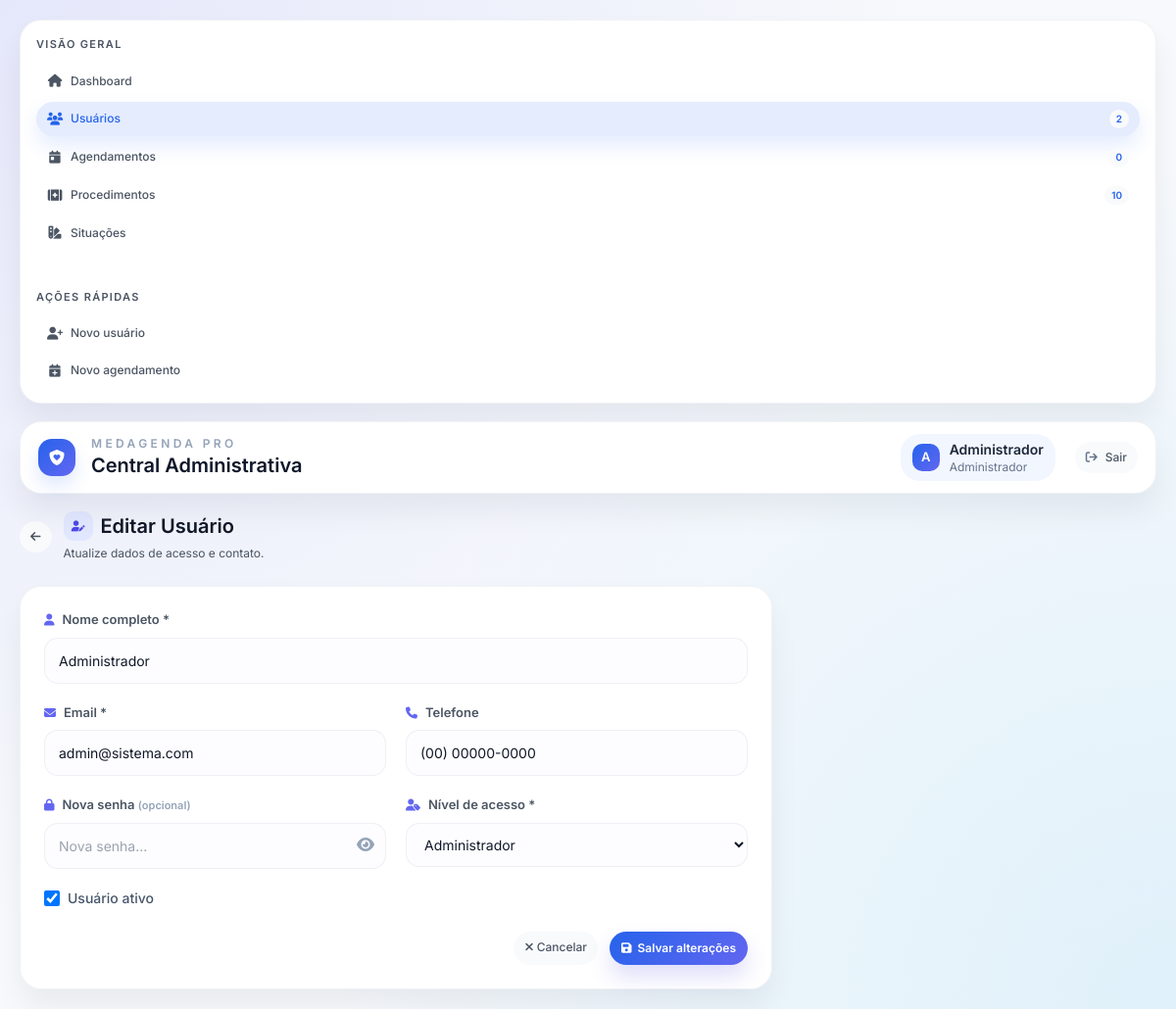
/admin/usuario-edit.php?id=1 (signed in), run on the app's committed database.
### tables this page shows
CREATE TABLE IF NOT EXISTS usuarios (
    id INT AUTO_INCREMENT PRIMARY KEY,
    nome VARCHAR(255) NOT NULL,
    email VARCHAR(255) UNIQUE NOT NULL,
    senha VARCHAR(255) NOT NULL,
    nivel_acesso ENUM('admin', 'medico') NOT NULL,
    telefone VARCHAR(20),
    ativo BOOLEAN DEFAULT TRUE,
    created_at TIMESTAMP DEFAULT CURRENT_TIMESTAMP,
    updated_at TIMESTAMP DEFAULT CURRENT_TIMESTAMP ON UPDATE CURRENT_TIMESTAMP,
    INDEX idx_email (email),
    INDEX idx_nivel_acesso (nivel_acesso)
);

### src/config.php (called while the page is built, shortened)
<?php
class Database {
    private static $instance = null;
    private $conn;
    private function __construct() {
        try {
            $this->conn = new PDO(
                "mysql:host=" . DB_HOST . ";dbname=" . DB_NAME . ";charset=utf8mb4",
                DB_USER,
                DB_PASS,
                [
                    PDO::ATTR_ERRMODE => PDO::ERRMODE_EXCEPTION,
                    PDO::ATTR_DEFAULT_FETCH_MODE => PDO::FETCH_ASSOC,
                    PDO::ATTR_EMULATE_PREPARES => false
                ]
            );
        } catch(PDOException $e) {
            die("Erro de conexão: " . $e->getMessage());
        }
    }
    public static function getInstance() {
        if (self::$instance === null) {
            self::$instance = new self();
        }
        return self::$instance;
    }
    public function getConnection() {
        return $this->conn;
    }
}

### src/models/Usuario.php (called while the page is built, shortened)
<?php
require_once __DIR__ . '/../config.php';
class Usuario {
    private $db;
    public function __construct() {
        $this->db = Database::getInstance()->getConnection();
    }
    public function getById($id) {
        $stmt = $this->db->prepare("SELECT id, nome, email, nivel_acesso, telefone, ativo FROM usuarios WHERE id = ?");
        $stmt->execute([$id]);
        return $stmt->fetch();
    }
}

### public/admin/usuario-edit.php (the view, shortened to what this page needs)
<?php
require_once __DIR__ . '/../../src/config.php';
require_once __DIR__ . '/../../src/models/Usuario.php';
$usuarioModel = new Usuario();
$id = $_GET['id'] ?? null;
$usuario = $usuarioModel->getById($id);
$version = time();
?>
<!DOCTYPE html>
<html lang="pt-BR">
<head>
    <script src="https://cdn.tailwindcss.com?v=<?= $version ?>"></script>
    <link rel="stylesheet" href="https://cdnjs.cloudflare.com/ajax/libs/font-awesome/6.5.1/css/all.min.css">
    <link rel="stylesheet" href="../assets/css/theme.css?v=<?= $version ?>">
</head>
<body>
    <div class="app-shell">
        <?php include 'includes/sidebar.php'; ?>
        <div class="app-content">
            <?php include 'includes/header.php'; ?>
            <main class="space-y-6">
                <section class="flex items-center justify-between gap-4">
                    <div class="flex items-center gap-3">
                        <a href="usuarios-list.php" class="btn-muted btn-primary--icon">
                            <i class="fas fa-arrow-left"></i>
                        </a>
                        <div>
                            <h1 class="page-title flex items-center gap-2">
                                <span class="icon-chip bg-indigo-100 text-indigo-600">
                                    <i class="fas fa-user-pen"></i>
                                </span>
                                Editar Usuário
                            </h1>
                            <p class="page-subtitle mt-1">Atualize dados de acesso e contato.</p>
                        </div>
                    </div>
                </section>
                <section class="glass p-6 max-w-3xl">
                    <form method="POST" class="space-y-6" x-data="{ showPassword: false }">
                        <div class="grid grid-cols-1 md:grid-cols-2 gap-5">
                            <div class="form-field md:col-span-2">
                                <label for="nome"><i class="fas fa-user mr-2 text-indigo-500 text-xs"></i>Nome completo *</label>
                                <input id="nome" name="nome" type="text" class="w-full" value="<?= htmlspecialchars($usuario['nome']) ?>" required>
                            </div>
                            <div class="form-field">
                                <label for="email"><i class="fas fa-envelope mr-2 text-indigo-500 text-xs"></i>Email *</label>
                                <input id="email" name="email" type="email" class="w-full" value="<?= htmlspecialchars($usuario['email']) ?>" required>
                            </div>
                            <div class="form-field">
                                <label for="telefone"><i class="fas fa-phone mr-2 text-indigo-500 text-xs"></i>Telefone</label>
                                <input id="telefone" name="telefone" type="text" class="w-full" value="<?= htmlspecialchars($usuario['telefone']) ?>">
                            </div>
                            <div class="form-field relative">
                                <label for="senha"><i class="fas fa-lock mr-2 text-indigo-500 text-xs"></i>Nova senha <span class="text-[11px] text-slate-400">(opcional)</span></label>
                                <input :type="showPassword ? 'text' : 'password'" id="senha" name="senha" class="w-full pr-10" placeholder="Nova senha...">
                                <button type="button" @click="showPassword = !showPassword"
                                        class="absolute right-3 top-[38px] text-slate-400 hover:text-slate-600">
                                    <i :class="showPassword ? 'fas fa-eye-slash' : 'fas fa-eye'"></i>
                                </button>
                            </div>
                            <div class="form-field">
                                <label for="nivel_acesso"><i class="fas fa-user-tag mr-2 text-indigo-500 text-xs"></i>Nível de acesso *</label>
                                <select id="nivel_acesso" name="nivel_acesso" class="w-full" required>
                                    <option value="admin" <?= $usuario['nivel_acesso'] === 'admin' ? 'selected' : '' ?>>Administrador</option>
                                </select>
                            </div>
                            <div class="md:col-span-2">
                                <label class="flex items-center gap-2 text-sm font-medium text-slate-600">
                                    <input type="checkbox" name="ativo" value="1" class="h-4 w-4 rounded border-slate-300 text-indigo-600 focus:ring-indigo-400" <?= $usuario['ativo'] ? 'checked' : '' ?>>
                                    Usuário ativo
                                </label>
                            </div>
                        </div>
                        <div class="flex justify-end gap-3">
                            <a href="usuarios-list.php" class="btn-muted">
                                <i class="fas fa-xmark text-xs"></i>
                                Cancelar
                            </a>
                            <button type="submit" class="btn-primary">
                                <i class="fas fa-floppy-disk"></i>
                                Salvar alterações
                            </button>
                        </div>
                    </form>
                </section>
            </main>
        </div>
    </div>
</body>
</html>

### public/assets/css/theme.css (style rules this page uses)
:root { --page-background: #f7f9fc; --page-gradient-a: rgba(99, 102, 241, 0.12); --page-gradient-b: rgba(14, 165, 233, 0.10); --card-background: #ffffff; --card-border: rgba(148, 163, 184, 0.14); --card-shadow: 0 18px 30px rgba(15, 23, 42, 0.06); --text-primary: #111827; --text-secondary: #4b5563; --accent: #2563eb; --accent-strong: #1e40af; --accent-soft: rgba(37, 99, 235, 0.06); --accent-gradient: linear-gradient(135deg, #2563eb 0%, #6366f1 100%); --success-soft: rgba(16, 185, 129, 0.12); --danger-soft: rgba(239, 68, 68, 0.12); --neutral-100: #f9fafb; --neutral-200: #e5e7eb; --neutral-300: #d1d5db; --neutral-900: #111827; --radius-lg: 20px; --radius-xl: 22px; --radius-pill: 999px; --transition-snappy: 0.22s cubic-bezier(0.4, 0, 0.2, 1); }
body { background: radial-gradient(circle at top left, var(--page-gradient-a), transparent 60%), radial-gradient(circle at bottom right, var(--page-gradient-b), transparent 55%), var(--page-background); color: var(--text-primary); min-height: 100vh; font-family: 'Inter', -apple-system, BlinkMacSystemFont, 'Segoe UI', sans-serif; }
.app-shell { display: flex; align-items: flex-start; gap: 18px; padding: 18px 22px; }
.app-content { flex: 1; width: 100%; display: flex; flex-direction: column; gap: 18px; }
.btn-primary { background: var(--accent-gradient); color: #fff; border-radius: var(--radius-lg); padding: 8px 12px; font-weight: 600; font-size: 12px; box-shadow: 0 12px 22px rgba(79, 70, 229, 0.18); transition: var(--transition-snappy); display: inline-flex; align-items: center; gap: 6px; }
.btn-primary--icon { padding: 7px 10px; min-width: 0; }
.btn-muted { background: var(--neutral-100); color: var(--text-secondary); border-radius: var(--radius-lg); padding: 7px 11px; font-weight: 500; font-size: 12px; transition: var(--transition-snappy); }
.icon-chip { display: inline-flex; align-items: center; justify-content: center; width: 30px; height: 30px; border-radius: 10px; font-size: 11px; font-weight: 600; }
.glass { background: rgba(255, 255, 255, 0.96); border: 1px solid var(--card-border); border-radius: var(--radius-xl); box-shadow: var(--card-shadow); }
.page-title { font-size: 20px; font-weight: 600; color: var(--text-primary); }
.page-subtitle { font-size: 12px; color: var(--text-secondary); }
.form-field { display: flex; flex-direction: column; gap: 8px; }
.form-field label { font-weight: 600; color: var(--text-secondary); font-size: 13px; }
.form-field input, .form-field select, .form-field textarea { border-radius: 14px; border: 1px solid var(--card-border); padding: 12px 14px; background: #fdfdff; transition: var(--transition-snappy); font-size: 14px; }
@media (max-width: 1280px) { .app-shell { flex-direction: column; padding: 20px; } }

### data on the page
usuarios: nome "Administrador", email "admin@sistema.com", telefone "(00) 00000-0000", nivel_acesso "Administrador", ativo "☑"

### other printed values
$total_usuarios "2"
$total_agendamentos "0"
$total_procedimentos "10"
substr($_SESSION['nome'], 0, 1) "A"
$_SESSION['nome'] "Administrador"
